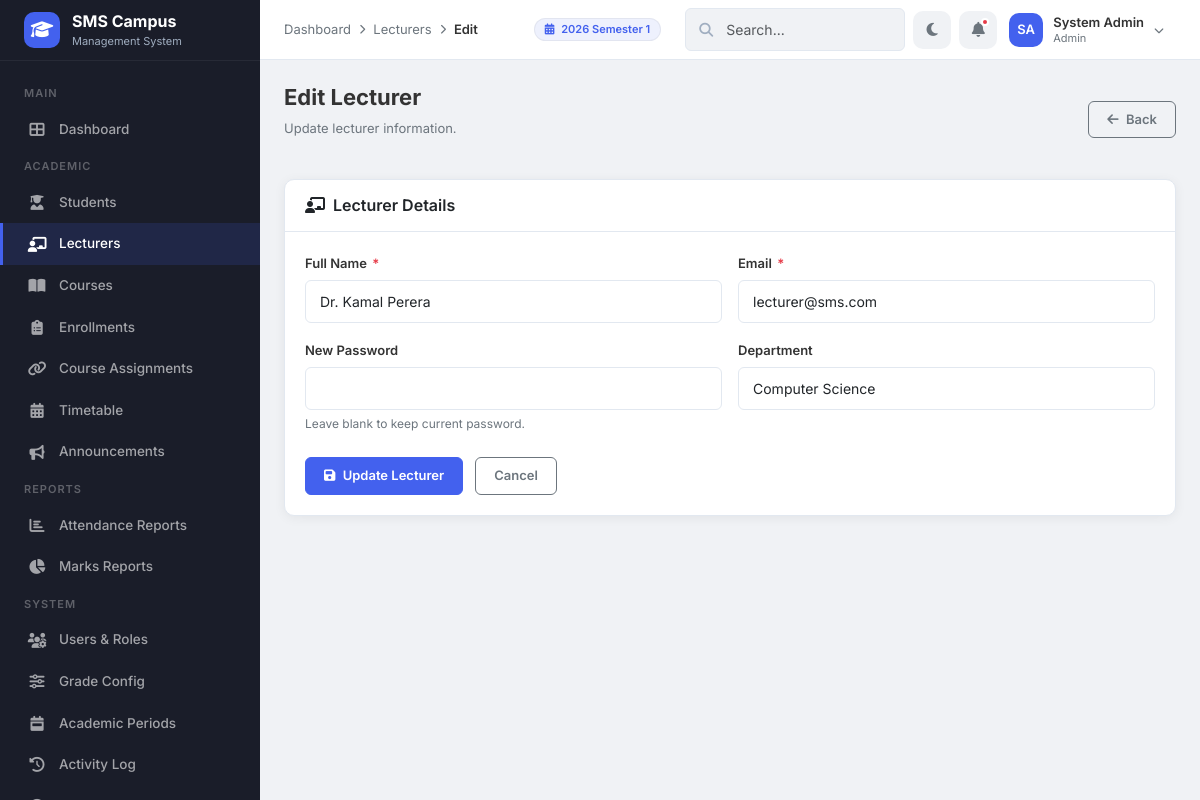
Page /modules/lecturers/edit.php?id=1 (signed in) on the committed database.
### tables this page shows
CREATE TABLE IF NOT EXISTS `academic_periods` (
    `period_id`  INT(11)      NOT NULL AUTO_INCREMENT,
    `name`       VARCHAR(100) NOT NULL,
    `start_date` DATE         NOT NULL,
    `end_date`   DATE         NOT NULL,
    `is_current` TINYINT(1)   NOT NULL DEFAULT 0,
    PRIMARY KEY (`period_id`)
);

CREATE TABLE IF NOT EXISTS `lecturers` (
    `lecturer_id` INT(11)      NOT NULL AUTO_INCREMENT,
    `user_id`     INT(11)      NOT NULL,
    `department`  VARCHAR(100) NOT NULL,
    PRIMARY KEY (`lecturer_id`),
    KEY `fk_lecturers_user` (`user_id`),
    CONSTRAINT `fk_lecturers_user` FOREIGN KEY (`user_id`) REFERENCES `users` (`id`) ON DELETE CASCADE
);

CREATE TABLE IF NOT EXISTS `users` (
    `id`         INT(11)      NOT NULL AUTO_INCREMENT,
    `full_name`  VARCHAR(100) NOT NULL,
    `email`      VARCHAR(100) NOT NULL,
    `password`   VARCHAR(255) NOT NULL,
    `role`       ENUM('admin','lecturer','student') NOT NULL DEFAULT 'student',
    `created_at` TIMESTAMP    NOT NULL DEFAULT CURRENT_TIMESTAMP,
    PRIMARY KEY (`id`),
    UNIQUE KEY `uk_users_email` (`email`)
);

### includes/helpers.php (called while the page is built, shortened)
<?php
function e($value) {
    return htmlspecialchars($value ?? '', ENT_QUOTES, 'UTF-8');
}
?>

### modules/lecturers/edit.php (the view, shortened to what this page needs)
<?php
require_once '../../includes/helpers.php';
require_once '../../config/db.php';
$lecturerId = (int)($_GET['id'] ?? 0);
$stmt = $pdo->prepare("SELECT l.*, u.full_name, u.email FROM lecturers l JOIN users u ON l.user_id = u.id WHERE l.lecturer_id = ?");
$stmt->execute([$lecturerId]);
$lecturer = $stmt->fetch();
$full_name  = $lecturer['full_name'];
$email      = $lecturer['email'];
$department = $lecturer['department'] ?? '';
$breadcrumbs = [
    ['label' => 'Dashboard', 'url' => '../../dashboards/admin_dashboard.php'],
    ['label' => 'Lecturers', 'url' => 'index.php'],
    ['label' => 'Edit']
];
require_once '../../includes/header.php';
?>
<div class="page-header">
    <div><h1>Edit Lecturer</h1><p>Update lecturer information.</p></div>
    <a href="index.php" class="btn btn-outline-secondary"><i class="fas fa-arrow-left me-1"></i> Back</a>
</div>
<div class="card">
    <div class="card-header"><h6 class="mb-0"><i class="fas fa-chalkboard-teacher me-2"></i>Lecturer Details</h6></div>
    <div class="card-body">
        <form method="POST" action="">
            <div class="row g-3">
                <div class="col-md-6">
                    <label class="form-label">Full Name <span class="required">*</span></label>
                    <input type="text" class="form-control" name="full_name" value="<?php echo e($full_name); ?>" required>
                </div>
                <div class="col-md-6">
                    <label class="form-label">Email <span class="required">*</span></label>
                    <input type="email" class="form-control" name="email" value="<?php echo e($email); ?>" required>
                </div>
                <div class="col-md-6">
                    <label class="form-label">New Password</label>
                    <input type="password" class="form-control" name="password" minlength="6">
                    <div class="form-text">Leave blank to keep current password.</div>
                </div>
                <div class="col-md-6">
                    <label class="form-label">Department</label>
                    <input type="text" class="form-control" name="department" value="<?php echo e($department); ?>">
                </div>
            </div>
            <div class="mt-4">
                <button type="submit" class="btn btn-primary"><i class="fas fa-save me-1"></i> Update Lecturer</button>
                <a href="index.php" class="btn btn-outline-secondary ms-2">Cancel</a>
            </div>
        </form>
    </div>
</div>
<?php require_once '../../includes/footer.php'; ?>

### includes/header.php (shortened to what this page needs)
<?php
if (!isset($hideSearch))   $hideSearch  = false;
if (!isset($isLoginPage)) $isLoginPage = false;
$_scriptPath = $_SERVER['SCRIPT_NAME'];
if (strpos($_scriptPath, '/dashboards/') !== false) {
    $assetBase = '../assets/';
} elseif (strpos($_scriptPath, '/modules/') !== false) {
    $assetBase = '../../assets/';
} else {
    $assetBase = 'assets/';
}
if (strpos($_scriptPath, '/dashboards/') !== false) {
    $includeBase = '../includes/';
} elseif (strpos($_scriptPath, '/modules/') !== false) {
    $includeBase = '../../includes/';
} else {
    $includeBase = 'includes/';
}
$userName   = $_SESSION['full_name'] ?? 'User';
$userRole   = $_SESSION['role'] ?? 'guest';
$nameParts  = explode(' ', $userName);
$_initials  = strtoupper(substr($nameParts[0], 0, 1));
if (count($nameParts) > 1) {
    $_initials .= strtoupper(substr(end($nameParts), 0, 1));
}
?>
<!DOCTYPE html>
<html lang="en">
<head>
    <link href="https://cdn.jsdelivr.net/npm/bootstrap@5.3.3/dist/css/bootstrap.min.css" rel="stylesheet">
    <link href="https://cdnjs.cloudflare.com/ajax/libs/font-awesome/6.5.1/css/all.min.css" rel="stylesheet">
    <link href="<?php echo $assetBase; ?>css/style.css" rel="stylesheet">
</head>
<body class="<?php echo $isLoginPage ? 'login-body' : ''; ?>">
<?php if (!$isLoginPage): ?>
    <?php require_once $includeBase . 'sidebar.php'; ?>
    <header class="topbar">
        <div class="topbar-left">
            <?php if (!empty($breadcrumbs)): ?>
            <div class="breadcrumb-nav">
                <?php foreach ($breadcrumbs as $i => $crumb): ?>
                    <?php if ($i > 0): ?><span class="separator"><i class="fas fa-chevron-right"></i></span><?php endif; ?>
                    <?php if (isset($crumb['url'])): ?>
                        <a href="<?php echo $crumb['url']; ?>"><?php echo htmlspecialchars($crumb['label']); ?></a>
                    <?php else: ?>
                        <span class="current"><?php echo htmlspecialchars($crumb['label']); ?></span>
                    <?php endif; ?>
                <?php endforeach; ?>
            </div>
            <?php endif; ?>
        </div>
        <div class="topbar-right">
            <div class="d-none d-md-flex align-items-center me-3" style="font-size: 13px;">
                <?php
                $currentPeriodName = 'No Active Period';
                if (isset($pdo)) {
                    try {
                        $cpStmt = $pdo->query("SELECT name FROM academic_periods WHERE is_current = 1 LIMIT 1");
                        if ($cp = $cpStmt->fetch()) {
                            $currentPeriodName = $cp['name'];
                        }
                    } catch (PDOException $e) {}
                }
                ?>
                <span class="badge" style="background:var(--primary-light); color:var(--primary); padding: 5px 10px; border: 1px solid rgba(0,0,0,0.05);"><i class="fas fa-calendar-alt me-1"></i> <?php echo htmlspecialchars($currentPeriodName); ?></span>
            </div>
            <?php if (!$hideSearch): ?>
            <div class="search-box d-none d-md-block" style="width:220px;">
                <i class="fas fa-search"></i>
                <input type="text" class="form-control form-control-sm" placeholder="Search...">
            </div>
            <?php endif; ?>
            <button class="topbar-icon-btn" id="darkModeToggle" title="Toggle Dark Mode">
                <i class="fas fa-moon"></i>
            </button>
            <button class="topbar-icon-btn" title="Notifications">
                <i class="fas fa-bell"></i>
                <span class="notification-dot"></span>
            </button>
            <div class="dropdown">
                <div class="user-dropdown" data-bs-toggle="dropdown" aria-expanded="false">
                    <div class="avatar-sm"><?php echo $_initials; ?></div>
                    <div class="user-meta d-none d-sm-block">
                        <div class="name"><?php echo htmlspecialchars($userName); ?></div>
                        <div class="role"><?php echo ucfirst($userRole); ?></div>
                    </div>
                    <i class="fas fa-chevron-down" style="font-size:10px; color:var(--text-muted);"></i>
                </div>
            </div>
        </div>
    </header>
    <main class="main-content">
<?php endif; ?>

### rows in the picture
academic_periods: name "2026 Semester 1"
lecturers: full_name "Dr. Kamal Perera", email "lecturer@sms.com", department "Computer Science"

### other values in the picture
$crumb['label'] "Dashboard"
$crumb['label'] "Lecturers"
$crumb['label'] "Edit"
$_initials "SA"
$userName "System Admin"
$userRole "Admin"
